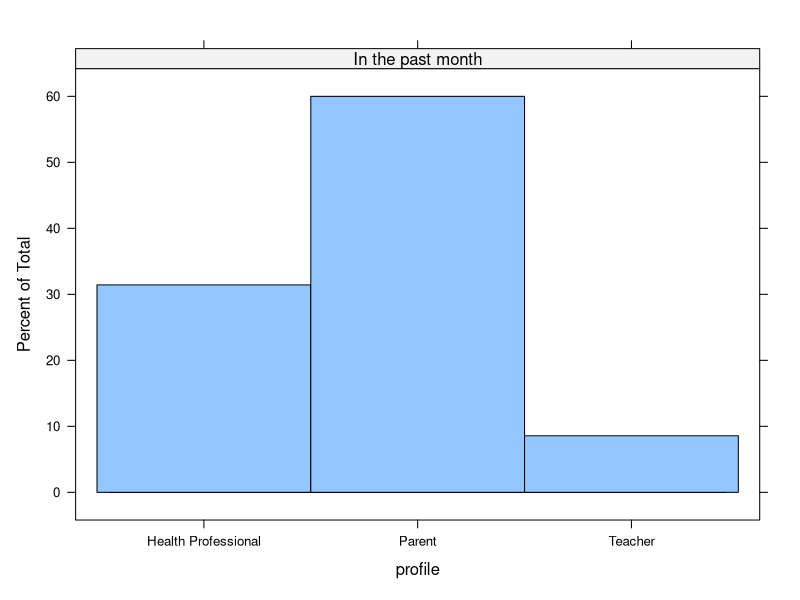
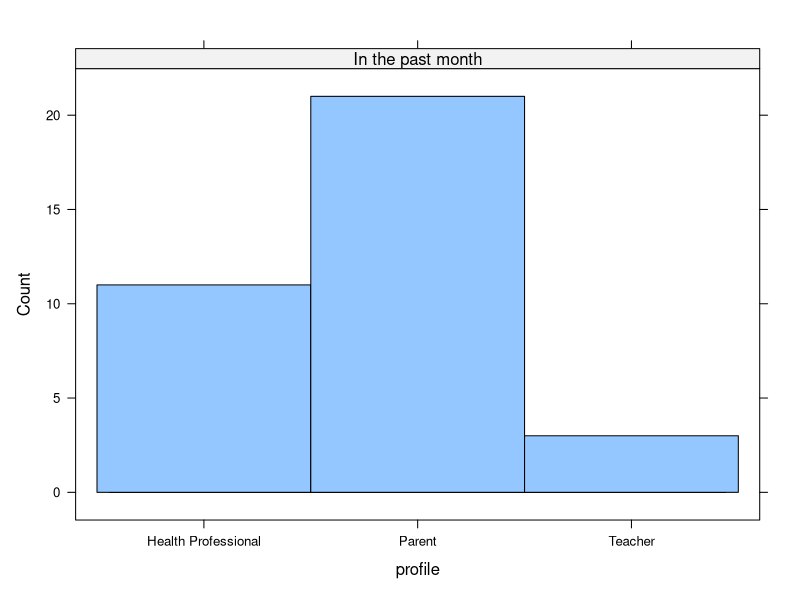
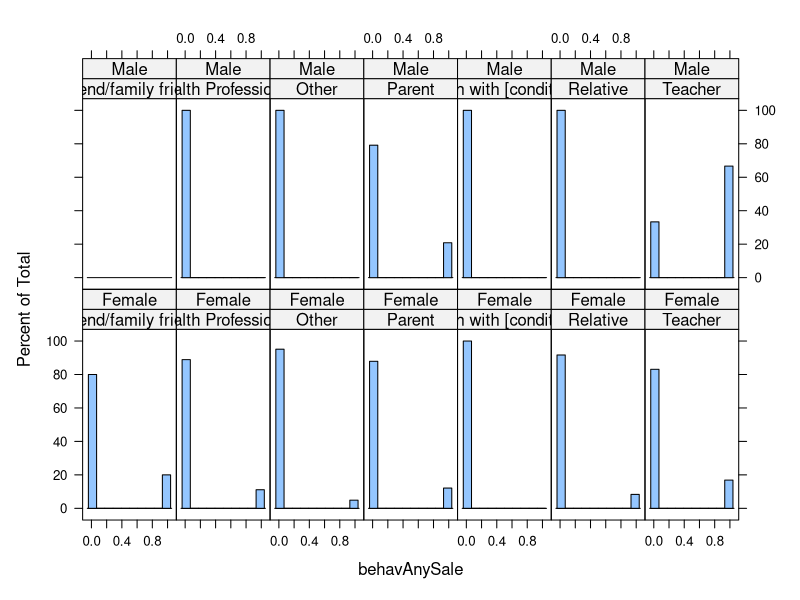

These charts were generated, in order, by the following R code:
## ---- chunk 1
getwd()
ecomm.df <- read.csv("ecommerce-data.csv")
str(ecomm.df)
## ---- chunk 2
pageViewInt <- rep(NA, length(ecomm.df$behavPageviews))
pageViewInt[ecomm.df$behavPageviews=="0"] <- 0
pageViewInt[ecomm.df$behavPageviews=="1"] <- 1
pageViewInt[ecomm.df$behavPageviews=="2 to 3"] <- 2
pageViewInt[ecomm.df$behavPageviews=="4 to 6"] <- 4
pageViewInt[ecomm.df$behavPageviews=="7 to 9"] <- 7
pageViewInt[ecomm.df$behavPageviews=="10+"] <- 10
ecomm.df$pageViewInt <- pageViewInt

aggregate(pageViewInt ~ profile, data = ecomm.df, summary)

## ---- chunk 3
by(ecomm.df$pageViewInt, ecomm.df$profile, sum)
## ---- chunk 4
ecommdf_1 <- ecomm.df[ecomm.df$gender=="Male" | ecomm.df$gender == "Female",]
with(ecommdf_1,prop.table(table(profile, gender), margin=1))

## ---- chunk 5
ecomm.df_2 = ecomm.df[(ecomm.df$purchasedWhen=="In the past month")
& (ecomm.df$profile=="Parent"|
ecomm.df$profile=="Health Professional"| 
ecomm.df$profile=="Teacher"), ]

## ---- chunk 6
table(ecomm.df_2$purchasedWhen,ecomm.df_2$profile)
## ---- chunk 7
prop.table(table(ecomm.df_2$purchasedWhen,ecomm.df_2$profile))
## ---- chunk 8
library(lattice)
ecomm.df_2$purchasedWhen = as.factor(ecomm.df_2$purchasedWhen)
ecomm.df_2$profile = as.factor(ecomm.df_2$profile)
histogram(~ profile | purchasedWhen, data = ecomm.df_2)
## ---- chunk 9
table(ecomm.df_2$profile,ecomm.df_2$purchasedWhen)

## ---- chunk 10
prop.table(table(ecomm.df_2$profile,ecomm.df_2$purchasedWhen),margin=2)

## ---- chunk 11
histogram(~profile | purchasedWhen, data = ecomm.df_2, type = "count")
## ---- chunk 12
library(lattice)
histogram(~behavAnySale | profile + gender, data = ecommdf_1)
## ---- chunk 13
aggregate(behavAnySale~profile + gender, data = ecommdf_1, sum)
## ---- chunk 14
aggregate(behavAnySale~profile + gender, data = ecommdf_1, mean)
